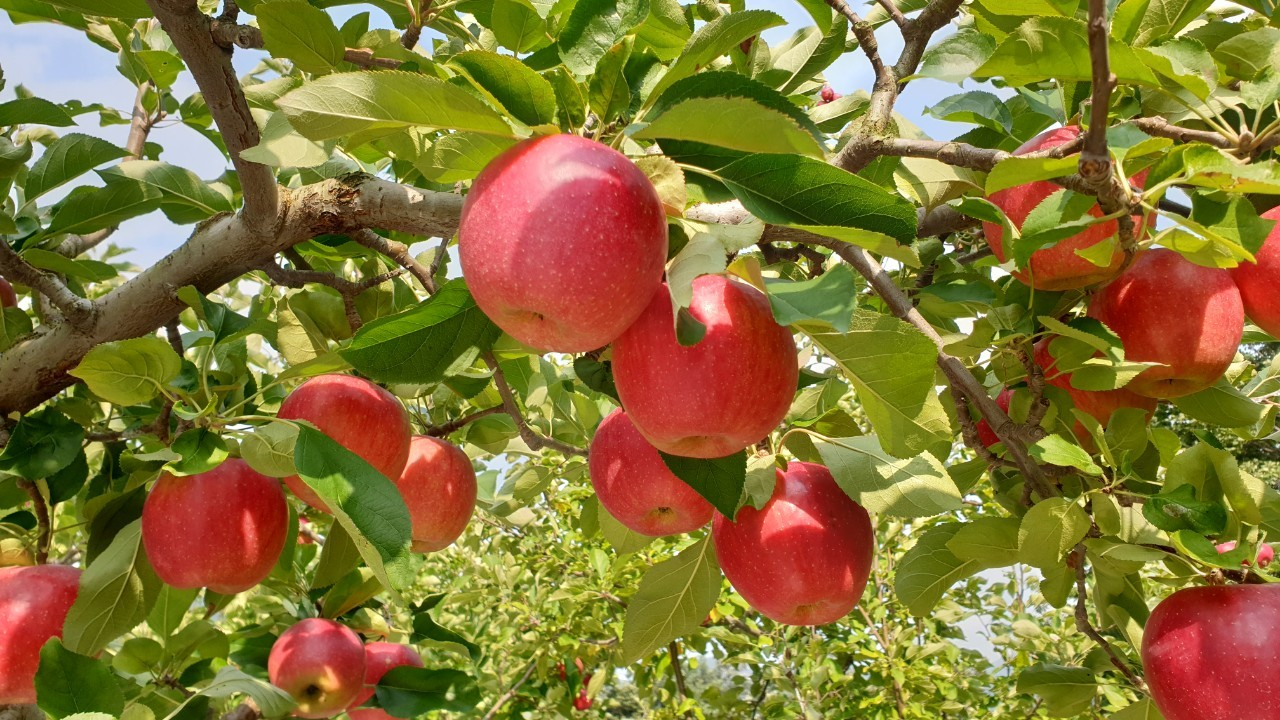
#> input picture ImageProcessing/apple.jpg, 1280 x 720 px, found by its file name
$ python '허프변환.py'
#> lines starting #> are read from the running program, lines starting #| are printed output that depends on the picture; after the words box and inside, x2 and y2 are one past the last pixel; in counts of white or black regions, pixels touching at a corner belong together
import cv2 as cv

img = cv.imread("ImageProcessing//apple.jpg")
#> img is the input picture: shape (720, 1280, 3); mean B, G, R 52.9, 114.7, 133.2

gray = cv.cvtColor(img,cv.COLOR_BGR2GRAY)
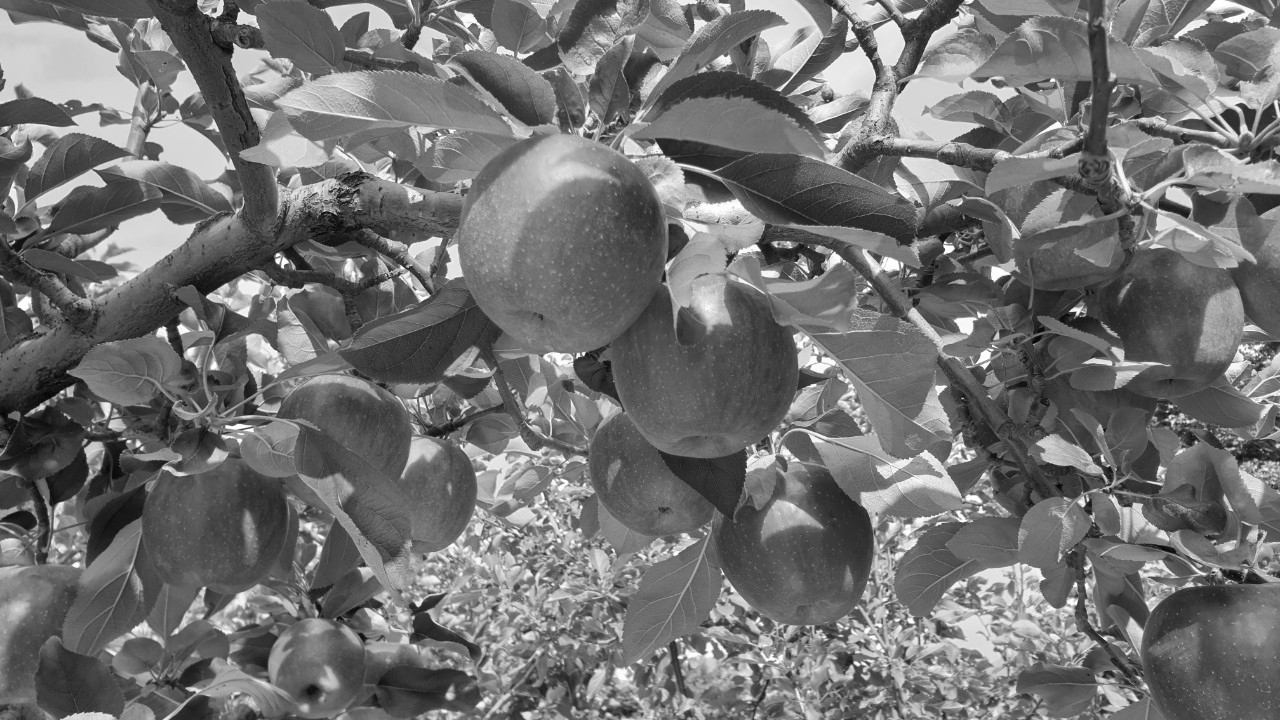
#> gray: shape (720, 1280); min 4, max 255, mean 113.2
apples = cv.HoughCircles(gray,cv.HOUGH_GRADIENT,1,200,param1=100,param2=10,minRadius=50,maxRadius=120)
#> apples = 21 rows, first 8: [1000.5, 540.5, 119.4], [572.5, 239.5, 115], [177.5, 308.5, 118.3], [588.5, 611.5, 105.1], [343.5, 186.5, 109.5], [358.5, 491.5, 118.3], [1009.5, 133.5, 119.4], [761.5, 136.5, 119.4]

for i in apples[0]:
    cv.circle(img,(int(i[0]),int(i[1])),int(i[2]),(255,0,0),2)
#> this loop made 21 passes
#> i on passes 1 to 12: [1000.5, 540.5, 119.4], [572.5, 239.5, 115], [177.5, 308.5, 118.3], [588.5, 611.5, 105.1], [343.5, 186.5, 109.5], [358.5, 491.5, 118.3], [1009.5, 133.5, 119.4], [761.5, 136.5, 119.4], [779.5, 546.5, 119.4], [1120.5, 357.5, 119.4], [918.5, 316.5, 119.4], [159.5, 522.5, 106.2]
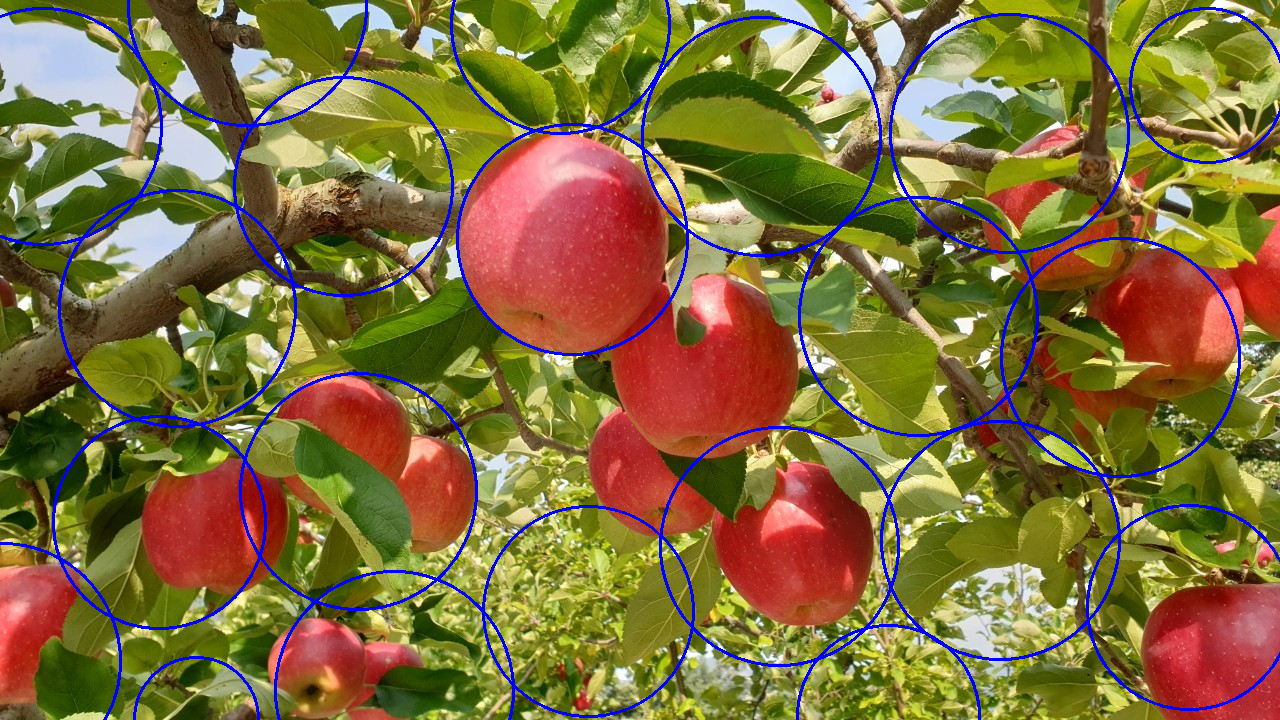
#> img: shape (720, 1280, 3); 3.86% of pixels changed, all inside (x1, y1, x2, y2) = (0, 0, 1280, 720)

cv.imshow('Apple detection',img)
cv.waitKey()
cv.destroyAllWindows()
